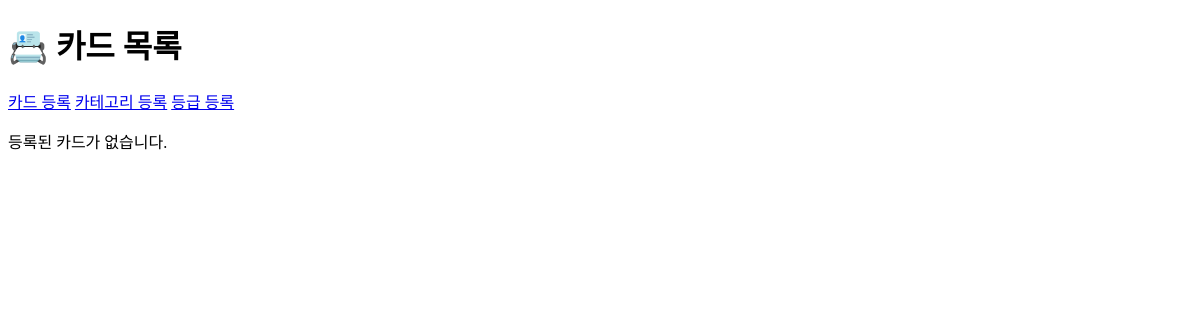
The page /cards/ on the database as committed earlier.
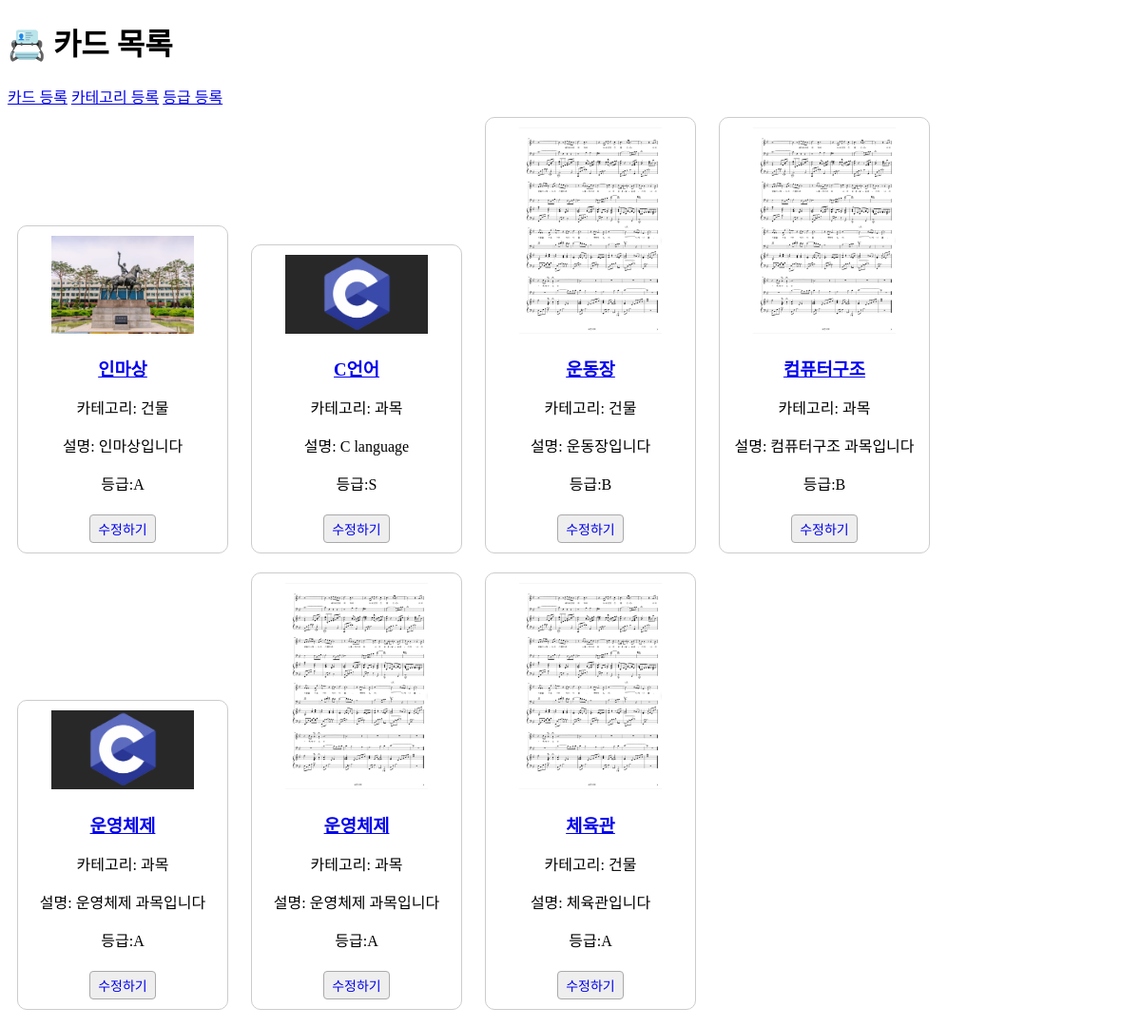
The same page on the database as committed later.
### cards/models.py (models this page shows, shortened)
class Card(models.Model):
    name = models.CharField(max_length=100)
    category = models.ForeignKey(Category, on_delete=models.SET_NULL, null=True, blank=True)
    description = models.TextField()
    image_url = models.ImageField(upload_to='card_images/')
    grade = models.ForeignKey(Grade, on_delete=models.SET_NULL, null=True, blank=True)

class Category(models.Model):
    name = models.CharField(max_length=50)
    Year = models.CharField(max_length=4)
    def __str__(self):
        return self.name

class Grade(models.Model):
    name = models.CharField(max_length=50)
    def __str__(self):
        return self.name

### cards/views.py (the view)
# urls.py: path('', views.card_list, name = 'card_list'),
def card_list(request):
    cards = Card.objects.all()
    image_dir = os.path.join(settings.MEDIA_ROOT, 'cards')
    try:
        image_filenames = os.listdir(image_dir)
        image_urls = ['/media/cards/' + filename for filename in image_filenames]
    except FileNotFoundError:
        image_urls = []
    print(image_urls)
    return render(request, 'cards/card_list.html', {'cards': cards})

### cards/templates/cards/card_list.html (shortened to what this page needs)
<!DOCTYPE html>
<html lang="ko">
<head>
</head>
<body>
  <h1>📇 카드 목록</h1>
  <a href="{% url 'add_card' %}" class="add-btn">카드 등록</a>
  <a href="{% url 'add_category' %}" class="add-btn">카테고리 등록</a>
  <a href="{% url 'add_grade' %}" class="add-btn">등급 등록</a>
  <div>
    {% for card in cards %}
      <div class="card-box">
        <a href="{% url 'card_detail' card.pk %}">
          <img src="{{ card.image_url.url }}" alt="{{ card.name }}">
          <h3>{{ card.name }}</h3>
        </a>
        <p>카테고리: {{ card.category }}</p>
        <p>설명: {{ card.description }}</p>
        <p> 등급:{{ card.grade }}</p>
        <a href="{% url 'update_card' card.pk %}" class="edit-btn">수정하기</a>
      </div>
    {% empty %}
      <p>등록된 카드가 없습니다.</p>
    {% endfor %}
  </div>
</body>
</html>

### cards/templates/cards/card_list.html (style rules this page uses)
.card-box { border: 1px solid #ccc; border-radius: 10px; padding: 10px; margin: 10px; display: inline-block; width: 200px; text-align: center; }
.card-box img { width: 150px; height: auto; cursor: pointer; }
.card-box h3 { margin-bottom: 5px; }
.edit-btn { display: inline-block; margin-top: 5px; padding: 4px 8px; background-color: #eee; border: 1px solid #aaa; border-radius: 4px; text-decoration: none; font-size: 14px; }

Rows that differ between the two databases and show on the page:
added Card: image_url (picture), name "인마상", category "건물", description "인마상입니다", grade "A"
added Card: image_url (picture), name "C언어", category "과목", description "C language", grade "S"
added Card: image_url (picture), name "운동장", category "건물", description "운동장입니다", grade "B"
added Card: image_url (picture), name "컴퓨터구조", category "과목", description "컴퓨터구조 과목입니다", grade "B"
added Card: image_url (picture), name "운영체제", category "과목", description "운영체제 과목입니다", grade "A"
added Card: image_url (picture), name "운영체제", category "과목", description "운영체제 과목입니다", grade "A"
added Card: image_url (picture), name "체육관", category "건물", description "체육관입니다", grade "A"
Other text that changed with them:
text no longer shown: "등록된 카드가 없습니다."
